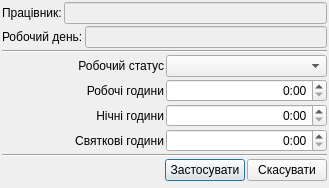
<?xml version="1.0" encoding="UTF-8"?>
<ui version="4.0">
 <class>UDialogSalaryEditTabelCell</class>
 <widget class="QDialog" name="UDialogSalaryEditTabelCell">
  <property name="geometry">
   <rect>
    <x>0</x>
    <y>0</y>
    <width>329</width>
    <height>188</height>
   </rect>
  </property>
  <property name="windowTitle">
   <string>Редагування комірки табеля</string>
  </property>
  <layout class="QVBoxLayout" name="verticalLayout">
   <property name="spacing">
    <number>2</number>
   </property>
   <property name="margin">
    <number>2</number>
   </property>
   <item>
    <layout class="QHBoxLayout" name="horizontalLayout">
     <item>
      <widget class="QLabel" name="label_nprId">
       <property name="text">
        <string>Працівник:</string>
       </property>
      </widget>
     </item>
     <item>
      <widget class="QLineEdit" name="lineEdit_worker">
       <property name="enabled">
        <bool>false</bool>
       </property>
      </widget>
     </item>
    </layout>
   </item>
   <item>
    <layout class="QHBoxLayout" name="horizontalLayout_2">
     <item>
      <widget class="QLabel" name="label_workDate">
       <property name="text">
        <string>Робочий день:</string>
       </property>
      </widget>
     </item>
     <item>
      <widget class="QLineEdit" name="lineEdit_workDate">
       <property name="enabled">
        <bool>false</bool>
       </property>
      </widget>
     </item>
    </layout>
   </item>
   <item>
    <widget class="Line" name="line">
     <property name="orientation">
      <enum>Qt::Horizontal</enum>
     </property>
    </widget>
   </item>
   <item>
    <layout class="QHBoxLayout" name="horizontalLayout_3">
     <item>
      <widget class="QLabel" name="label_workStatus">
       <property name="text">
        <string>Робочий статус</string>
       </property>
       <property name="alignment">
        <set>Qt::AlignRight|Qt::AlignTrailing|Qt::AlignVCenter</set>
       </property>
      </widget>
     </item>
     <item>
      <widget class="QComboBox" name="comboBox_workStatus"/>
     </item>
    </layout>
   </item>
   <item>
    <layout class="QHBoxLayout" name="horizontalLayout_4">
     <item>
      <widget class="QLabel" name="label_rob">
       <property name="text">
        <string>Робочі години</string>
       </property>
       <property name="alignment">
        <set>Qt::AlignRight|Qt::AlignTrailing|Qt::AlignVCenter</set>
       </property>
      </widget>
     </item>
     <item>
      <widget class="QTimeEdit" name="timeEdit_rob">
       <property name="alignment">
        <set>Qt::AlignRight|Qt::AlignTrailing|Qt::AlignVCenter</set>
       </property>
       <property name="displayFormat">
        <string>H:mm</string>
       </property>
      </widget>
     </item>
    </layout>
   </item>
   <item>
    <layout class="QHBoxLayout" name="horizontalLayout_5">
     <item>
      <widget class="QLabel" name="label_nich">
       <property name="text">
        <string>Нічні години</string>
       </property>
       <property name="alignment">
        <set>Qt::AlignRight|Qt::AlignTrailing|Qt::AlignVCenter</set>
       </property>
      </widget>
     </item>
     <item>
      <widget class="QTimeEdit" name="timeEdit_nich">
       <property name="alignment">
        <set>Qt::AlignRight|Qt::AlignTrailing|Qt::AlignVCenter</set>
       </property>
       <property name="displayFormat">
        <string>H:mm</string>
       </property>
      </widget>
     </item>
    </layout>
   </item>
   <item>
    <layout class="QHBoxLayout" name="horizontalLayout_6">
     <item>
      <widget class="QLabel" name="label_sv">
       <property name="text">
        <string>Святкові години</string>
       </property>
       <property name="alignment">
        <set>Qt::AlignRight|Qt::AlignTrailing|Qt::AlignVCenter</set>
       </property>
      </widget>
     </item>
     <item>
      <widget class="QTimeEdit" name="timeEdit_sv">
       <property name="alignment">
        <set>Qt::AlignRight|Qt::AlignTrailing|Qt::AlignVCenter</set>
       </property>
       <property name="displayFormat">
        <string>H:mm</string>
       </property>
      </widget>
     </item>
    </layout>
   </item>
   <item>
    <widget class="Line" name="line_2">
     <property name="orientation">
      <enum>Qt::Horizontal</enum>
     </property>
    </widget>
   </item>
   <item>
    <layout class="QHBoxLayout" name="horizontalLayout_7">
     <property name="spacing">
      <number>2</number>
     </property>
     <item>
      <spacer name="horizontalSpacer">
       <property name="orientation">
        <enum>Qt::Horizontal</enum>
       </property>
       <property name="sizeHint" stdset="0">
        <size>
         <width>40</width>
         <height>20</height>
        </size>
       </property>
      </spacer>
     </item>
     <item>
      <widget class="QPushButton" name="pushButton_accept">
       <property name="text">
        <string>Застосувати</string>
       </property>
       <property name="icon">
        <iconset resource="../images/UAutoParkImg.qrc">
         <normaloff>:/icontexto_webdev_pack/icontexto_webdev_pack/icontexto-webdev-ok-016x016.png</normaloff>:/icontexto_webdev_pack/icontexto_webdev_pack/icontexto-webdev-ok-016x016.png</iconset>
       </property>
      </widget>
     </item>
     <item>
      <widget class="QPushButton" name="pushButton_reject">
       <property name="text">
        <string>Скасувати</string>
       </property>
       <property name="icon">
        <iconset resource="../images/UAutoParkImg.qrc">
         <normaloff>:/icontexto_webdev_pack/icontexto_webdev_pack/icontexto-webdev-cancel-016x016.png</normaloff>:/icontexto_webdev_pack/icontexto_webdev_pack/icontexto-webdev-cancel-016x016.png</iconset>
       </property>
      </widget>
     </item>
    </layout>
   </item>
  </layout>
 </widget>
 <resources>
  <include location="../images/UAutoParkImg.qrc"/>
 </resources>
 <connections/>
</ui>
